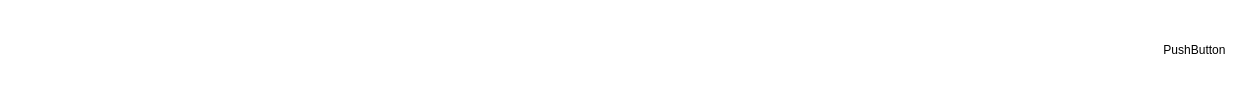
       <widget class="QFrame" name="frame_4">
        <property name="minimumSize">
         <size>
          <width>727</width>
          <height>47</height>
         </size>
        </property>
        <property name="maximumSize">
         <size>
          <width>16777215</width>
          <height>16777215</height>
         </size>
        </property>
        <property name="styleSheet">
         <string notr="true">QPushButton{
border:none;
}
QFrame{
background-color: rgb(255, 255, 255);
border:none;
}</string>
        </property>
        <property name="frameShape">
         <enum>QFrame::Shape::StyledPanel</enum>
        </property>
        <property name="frameShadow">
         <enum>QFrame::Shadow::Raised</enum>
        </property>
        <layout class="QHBoxLayout" name="horizontalLayout_27">
         <item>
          <widget class="QPushButton" name="pushButton_6">
           <property name="maximumSize">
            <size>
             <width>35</width>
             <height>35</height>
            </size>
           </property>
           <property name="text">
            <string/>
           </property>
           <property name="icon">
            <iconset resource="Resources.qrc">
             <normaloff>:/new/prefix1/Resources/Left.png</normaloff>
             <normalon>:/new/prefix1/Resources/Right.png</normalon>:/new/prefix1/Resources/Left.png</iconset>
           </property>
           <property name="iconSize">
            <size>
             <width>40</width>
             <height>40</height>
            </size>
           </property>
           <property name="checkable">
            <bool>true</bool>
           </property>
          </widget>
         </item>
         <item>
          <spacer name="horizontalSpacer_45">
           <property name="orientation">
            <enum>Qt::Orientation::Horizontal</enum>
           </property>
           <property name="sizeHint" stdset="0">
            <size>
             <width>1044</width>
             <height>20</height>
            </size>
           </property>
          </spacer>
         </item>
         <item>
          <layout class="QHBoxLayout" name="horizontalLayout_51">
           <property name="spacing">
            <number>20</number>
           </property>
           <item>
            <widget class="QPushButton" name="notifyButton">
             <property name="minimumSize">
              <size>
               <width>50</width>
               <height>30</height>
              </size>
             </property>
             <property name="text">
              <string/>
             </property>
             <property name="icon">
              <iconset resource="Resources.qrc">
               <normaloff>:/new/prefix1/Resources/nofitication.png</normaloff>:/new/prefix1/Resources/nofitication.png</iconset>
             </property>
             <property name="iconSize">
              <size>
               <width>20</width>
               <height>20</height>
              </size>
             </property>
            </widget>
           </item>
           <item>
            <widget class="QPushButton" name="Accbtn">
             <property name="minimumSize">
              <size>
               <width>0</width>
               <height>30</height>
              </size>
             </property>
             <property name="text">
              <string>PushButton</string>
             </property>
             <property name="icon">
              <iconset resource="Resources.qrc">
               <normaloff>:/new/prefix1/Resources/user-image-with-black-background.png</normaloff>:/new/prefix1/Resources/user-image-with-black-background.png</iconset>
             </property>
             <property name="iconSize">
              <size>
               <width>20</width>
               <height>20</height>
              </size>
             </property>
            </widget>
           </item>
          </layout>
         </item>
        </layout>
       </widget>
